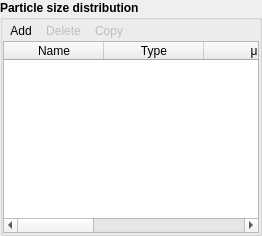
            <widget class="QGroupBox" name="groupbox_psd">
             <property name="sizePolicy">
              <sizepolicy hsizetype="Preferred" vsizetype="Preferred">
               <horstretch>0</horstretch>
               <verstretch>0</verstretch>
              </sizepolicy>
             </property>
             <property name="font">
              <font>
               <weight>75</weight>
               <bold>true</bold>
              </font>
             </property>
             <property name="title">
              <string>Particle size distribution</string>
             </property>
             <property name="flat">
              <bool>true</bool>
             </property>
             <layout class="QGridLayout" name="gridLayout_30" rowstretch="0,0">
              <property name="leftMargin">
               <number>0</number>
              </property>
              <property name="topMargin">
               <number>0</number>
              </property>
              <property name="rightMargin">
               <number>0</number>
              </property>
              <property name="bottomMargin">
               <number>0</number>
              </property>
              <property name="spacing">
               <number>0</number>
              </property>
              <item row="0" column="0">
               <widget class="QWidget" name="frame_add_delete_edit_psd" native="true">
                <property name="sizePolicy">
                 <sizepolicy hsizetype="Preferred" vsizetype="Minimum">
                  <horstretch>0</horstretch>
                  <verstretch>0</verstretch>
                 </sizepolicy>
                </property>
                <property name="font">
                 <font>
                  <weight>50</weight>
                  <bold>false</bold>
                 </font>
                </property>
                <layout class="QHBoxLayout" name="horizontalLayout_22">
                 <property name="spacing">
                  <number>0</number>
                 </property>
                 <property name="leftMargin">
                  <number>0</number>
                 </property>
                 <property name="topMargin">
                  <number>0</number>
                 </property>
                 <property name="rightMargin">
                  <number>0</number>
                 </property>
                 <property name="bottomMargin">
                  <number>0</number>
                 </property>
                 <item>
                  <widget class="QToolButton" name="toolbutton_add_psd">
                   <property name="sizePolicy">
                    <sizepolicy hsizetype="Minimum" vsizetype="Fixed">
                     <horstretch>0</horstretch>
                     <verstretch>0</verstretch>
                    </sizepolicy>
                   </property>
                   <property name="font">
                    <font>
                     <weight>50</weight>
                     <bold>false</bold>
                    </font>
                   </property>
                   <property name="toolTip">
                    <string>Define new particle size distribution</string>
                   </property>
                   <property name="text">
                    <string>Add</string>
                   </property>
                   <property name="autoRaise">
                    <bool>true</bool>
                   </property>
                  </widget>
                 </item>
                 <item>
                  <widget class="QToolButton" name="toolbutton_delete_psd">
                   <property name="enabled">
                    <bool>false</bool>
                   </property>
                   <property name="sizePolicy">
                    <sizepolicy hsizetype="Minimum" vsizetype="Fixed">
                     <horstretch>0</horstretch>
                     <verstretch>0</verstretch>
                    </sizepolicy>
                   </property>
                   <property name="font">
                    <font>
                     <weight>50</weight>
                     <bold>false</bold>
                    </font>
                   </property>
                   <property name="toolTip">
                    <string>Delete selected definition</string>
                   </property>
                   <property name="text">
                    <string>Delete</string>
                   </property>
                   <property name="autoRaise">
                    <bool>true</bool>
                   </property>
                  </widget>
                 </item>
                 <item>
                  <widget class="QToolButton" name="toolbutton_edit_psd">
                   <property name="enabled">
                    <bool>false</bool>
                   </property>
                   <property name="sizePolicy">
                    <sizepolicy hsizetype="Fixed" vsizetype="Minimum">
                     <horstretch>0</horstretch>
                     <verstretch>0</verstretch>
                    </sizepolicy>
                   </property>
                   <property name="font">
                    <font>
                     <weight>50</weight>
                     <bold>false</bold>
                    </font>
                   </property>
                   <property name="toolTip">
                    <string>Edit particle size distribution</string>
                   </property>
                   <property name="text">
                    <string>Copy</string>
                   </property>
                   <property name="autoRaise">
                    <bool>true</bool>
                   </property>
                  </widget>
                 </item>
                 <item>
                  <spacer name="horizontalSpacer_12">
                   <property name="font">
                    <font>
                     <weight>50</weight>
                     <bold>false</bold>
                    </font>
                   </property>
                   <property name="orientation">
                    <enum>Qt::Horizontal</enum>
                   </property>
                   <property name="sizeHint" stdset="0">
                    <size>
                     <width>40</width>
                     <height>20</height>
                    </size>
                   </property>
                  </spacer>
                 </item>
                </layout>
               </widget>
              </item>
              <item row="1" column="0">
               <widget class="QTableWidget" name="tablewidget_psd">
                <property name="font">
                 <font>
                  <weight>50</weight>
                  <bold>false</bold>
                 </font>
                </property>
                <property name="selectionMode">
                 <enum>QAbstractItemView::SingleSelection</enum>
                </property>
                <property name="selectionBehavior">
                 <enum>QAbstractItemView::SelectRows</enum>
                </property>
                <attribute name="horizontalHeaderCascadingSectionResizes">
                 <bool>true</bool>
                </attribute>
                <attribute name="horizontalHeaderDefaultSectionSize">
                 <number>100</number>
                </attribute>
                <attribute name="horizontalHeaderHighlightSections">
                 <bool>false</bool>
                </attribute>
                <attribute name="horizontalHeaderStretchLastSection">
                 <bool>false</bool>
                </attribute>
                <attribute name="verticalHeaderVisible">
                 <bool>false</bool>
                </attribute>
                <column>
                 <property name="text">
                  <string>Name</string>
                 </property>
                 <property name="toolTip">
                  <string>Name to refer to the distribution</string>
                 </property>
                </column>
                <column>
                 <property name="text">
                  <string>Type</string>
                 </property>
                 <property name="toolTip">
                  <string>Type of distribution function</string>
                 </property>
                </column>
                <column>
                 <property name="text">
                  <string>μ</string>
                 </property>
                 <property name="toolTip">
                  <string>Mean diameter</string>
                 </property>
                </column>
                <column>
                 <property name="text">
                  <string>σ</string>
                 </property>
                 <property name="toolTip">
                  <string>Standard deviation</string>
                 </property>
                </column>
                <column>
                 <property name="text">
                  <string>Min</string>
                 </property>
                 <property name="toolTip">
                  <string>Minimum particle diameter</string>
                 </property>
                </column>
                <column>
                 <property name="text">
                  <string>Max</string>
                 </property>
                 <property name="toolTip">
                  <string>Maximum particle diameter</string>
                 </property>
                </column>
               </widget>
              </item>
             </layout>
            </widget>
